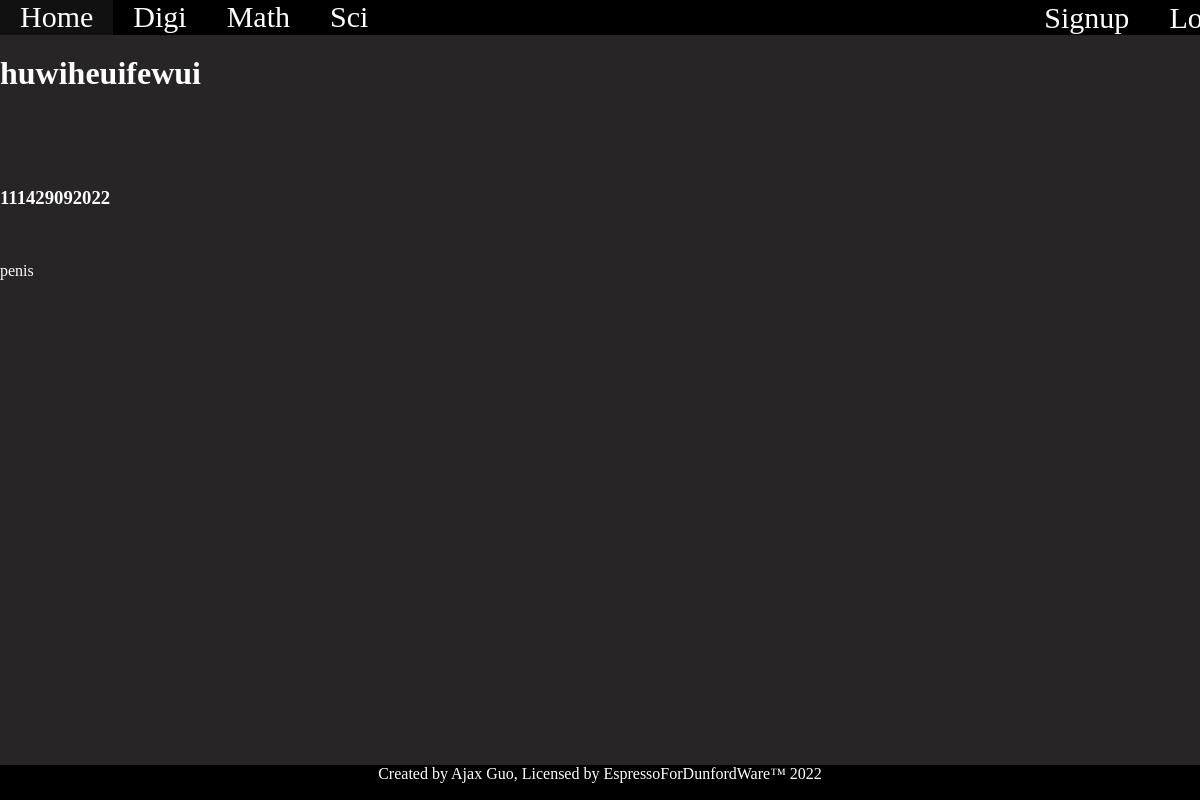
The app's page /board/1/31 with its own data.
### tables this page shows
CREATE TABLE Thread (id INTEGER PRIMARY KEY AUTOINCREMENT, title STRING NOT NULL, board_id INTEGER NOT NULL REFERENCES Board (id), pinned BOOLEAN NOT NULL, category STRING NOT NULL);

CREATE TABLE Post (id INTEGER PRIMARY KEY AUTOINCREMENT, created_at DATETIME NOT NULL, body STRING NOT NULL, user_id INTEGER NOT NULL REFERENCES User (id), thread_id INTEGER NOT NULL REFERENCES Thread (id), board_id INTEGER REFERENCES Board (id) NOT NULL, image_string STRING);

### main.py (the view)
@app.route("/board/<int:board_id>/<int:thread_id>", methods=["GET"])
def thread_view(board_id , thread_id):
    conn = get_db()
    cursor = conn.cursor()
    cursor.execute('''SELECT name FROM Board WHERE id = ?''', (board_id,))
    name = cursor.fetchone()
    cursor.execute('''SELECT id,title FROM Thread WHERE id = ?''', (thread_id,))
    thread_value=cursor.fetchone()
    cursor.execute('''SELECT body FROM Post WHERE thread_id = ?''', (thread_id,))
    thread_text=cursor.fetchone()
    cursor.execute('''SELECT created_at FROM Post WHERE thread_id = ?''', (thread_id,))
    thread_time=cursor.fetchone()
    return render_template("thread.html", name=name[0], thread_id=thread_id,
                            thread_value=thread_value, thread_text=thread_text,
                            thread_time=thread_time)

### main.py (called while the page is built)
def get_db():
    if "db" not in g:
        g.db = sqlite3.connect("kabaj.db")
    return g.db

@app.teardown_appcontext
def teardown_db(_):
    get_db().close()

### templates/thread.html (shortened to what this page needs)
<!DOCTYPE html>
{%extends "layout.html"%}
{%block content%}
  <p><br></p>
  <h1>{{thread_value[1]}}</h1> <br>
  <h3>{{username}}</h3> <br>
  <h3> {{thread_time[0]}}</h3> <br>
  <p>{{thread_text[0]}}</p>
{%endblock%}

### static/style.css (style rules this page uses)
body { background-color:#272525; font-family:"Roboto Mono"; color: white; }
body { margin:0; }

### records on screen
Thread: title "huwiheuifewui"
Post: created_at "111429092022", body "penis"
